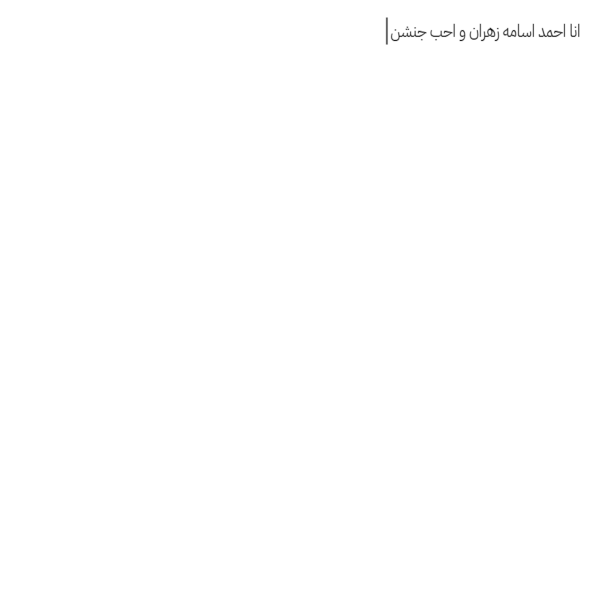
#> input picture Dataset/1/1.png, 1181 x 1181 px (shown at 1/2 size); its folder holds only this picture in this run
$ python -i OrientationDetector.py   (imports and definitions only)
#> lines starting #> are read from the running program, lines starting #| are printed output that depends on the picture
#> further down, picture is the input picture: shape (1181, 1181); min 0, max 255, mean 254.7
from scipy.signal import find_peaks
import numpy as np
import cv2
import matplotlib.pyplot as plt
from Preprocessing import *
from ImageLoader import *

class OrientationDetector:
    @staticmethod
    def rotate(image):

        # rotatedImage = OrientationDetector.boundingBoxRotate(image)

        # if rotatedImage is not None:
        #     return rotatedImage

        rotatedImage = OrientationDetector.projectionRotation(image)

        return rotatedImage

    @staticmethod
    def boundingBoxRotate(image):
        contours, _ = cv2.findContours(image, cv2.RETR_EXTERNAL, cv2.CHAIN_APPROX_SIMPLE)
        bounding_rectangles = [cv2.boundingRect(contour) for contour in contours]
        outer_boundary = cv2.minAreaRect(np.concatenate([np.array([[x,y],[x+w,y+h]]) for x,y,w,h in bounding_rectangles]))
        box = cv2.boxPoints(outer_boundary)
        box = np.int0(box)
        width = np.max(box[:,0])-np.min(box[:,0])
        height = np.max(box[:,1])-np.min(box[:,1])

        if width > 2 * height:
            horizontalHist = np.sum(image, axis=1)
            return OrientationDetector.rotate180Check(image,horizontalHist)
        elif height > 2 * width:
            return OrientationDetector.rotateImage(image,90)
        else:
            return None

    @staticmethod
    def projectionRotation(image):
        verticalHist = np.sum(image, axis=0)
#> verticalHist = 1181 values, max 301155 at index 0, min 290834 at index 773, mean 300783.7
        vPeaks, _ = find_peaks(verticalHist,height= np.max(verticalHist) * 0.5, distance=10)
#> vPeaks = 24 values from 778 to 1154

        numVZerosBetweenPeaks = 0
        for i in range(len(vPeaks) - 1):
            num_zeros = np.count_nonzero(verticalHist[vPeaks[i]:vPeaks[i+1]] == 0)
            if num_zeros > 0:
                numVZerosBetweenPeaks+=1
#> this loop made 23 passes
#> after the loop, numVZerosBetweenPeaks = 0

        horizontalHist = np.sum(image, axis=1)
#> horizontalHist = 1181 values, max 301155 at index 0, min 257876 at index 72, mean 300783.7
        hPeaks, _ = find_peaks(horizontalHist,height= np.max(horizontalHist) * 0.5, distance=10)
#> hPeaks = [41, 67, 84]
        numHZerosBetweenPeaks = 0
        for i in range(len(hPeaks) - 1):
            num_zeros = np.count_nonzero(horizontalHist[hPeaks[i]:hPeaks[i+1]] == 0)
            if num_zeros > 0:
                numHZerosBetweenPeaks+=1
#> this loop made 2 passes
#> num_zeros on passes 1 to 2: 0, 0
#> after the loop, numHZerosBetweenPeaks = 0

        contours, _ = cv2.findContours(image, cv2.RETR_EXTERNAL, cv2.CHAIN_APPROX_SIMPLE)
#> contours = [[[0, 0], [0, 1180], [1180, 1180], [1180, 0]]]
        bounding_rectangles = [cv2.boundingRect(contour) for contour in contours]
#> bounding_rectangles = [(0, 0, 1181, 1181)]
        if(not (len(bounding_rectangles) == 0)):
            outer_boundary = cv2.minAreaRect(np.concatenate([np.array([[x,y],[x+w,y+h]]) for x,y,w,h in bounding_rectangles]))
#> outer_boundary = ((590.5, 590.5), (0, 1670.2), -45)
            box = cv2.boxPoints(outer_boundary)
#> box = [[1181, 1181], [6.1e-05, 6.1e-05], [0, 0], [1181, 1181]]
            box = np.int0(box)
#> box = [[1181, 1181], [0, 0], [0, 0], [1181, 1181]]
            width = np.max(box[:,0])-np.min(box[:,0])
#> width = 1181
            height = np.max(box[:,1])-np.min(box[:,1])
#> height = 1181
        else:
            width = image.shape[0]
            height = image.shape[1]
        numHZerosBetweenPeaks *= width
        numVZerosBetweenPeaks *= height

        if numHZerosBetweenPeaks == 0 and numVZerosBetweenPeaks == 0:
            #rotate 45
            rotatedImage = OrientationDetector.rotateImage(image,45)
        elif numHZerosBetweenPeaks < numVZerosBetweenPeaks:
            #rotate 90
            rotatedImage = OrientationDetector.rotateImage(image,90)
        else:
            # rotate 0 or 180
            rotatedImage = OrientationDetector.rotate180Check(image,horizontalHist)

        return rotatedImage

    @staticmethod
    def rotate180Check (image, horizontalHist):
        highestPeak = np.argmax(horizontalHist)
        rotatedImage = image

        sumLeft = 0
        i = highestPeak - 1
        while i >= 0 and horizontalHist[i] != 0:
            sumLeft += horizontalHist[i]
            i -= 1

        sumRight = 0
        j = highestPeak + 1
        while j < len(horizontalHist) and horizontalHist[j] != 0:
            sumRight += horizontalHist[j]
            j += 1

        if sumRight > sumLeft:
            rotatedImage = OrientationDetector.rotateImage(image,180)
        return rotatedImage

    @staticmethod
    def rotateImage(image, angle):
#> called with angle = 45
        height, width = image.shape[:2]
#> height = 1181; width = 1181
        rotationMatrix = cv2.getRotationMatrix2D((width / 2, height / 2), angle, 1)
        rotatedImage = cv2.warpAffine(image, rotationMatrix, (width, height))
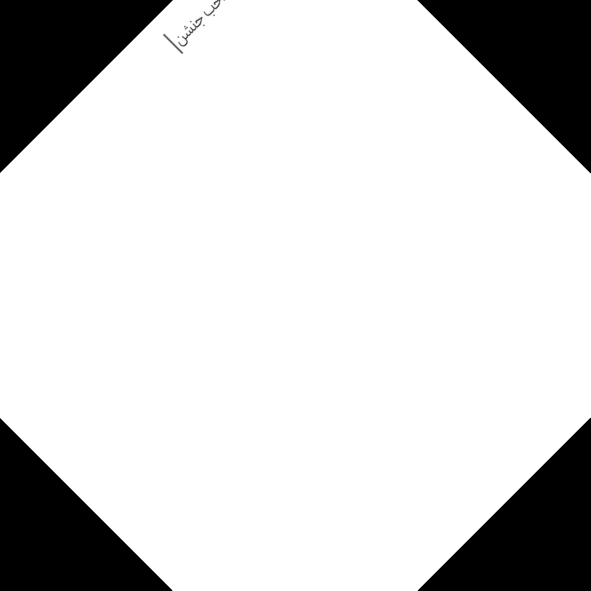
#> rotatedImage: shape (1181, 1181) (shown at 1/2 size); min 0, max 255, mean 211.1
        return rotatedImage

>>> import cv2
>>> picture = cv2.imread('Dataset/1/1.png', cv2.IMREAD_GRAYSCALE)
>>> result = OrientationDetector().rotate(picture)
